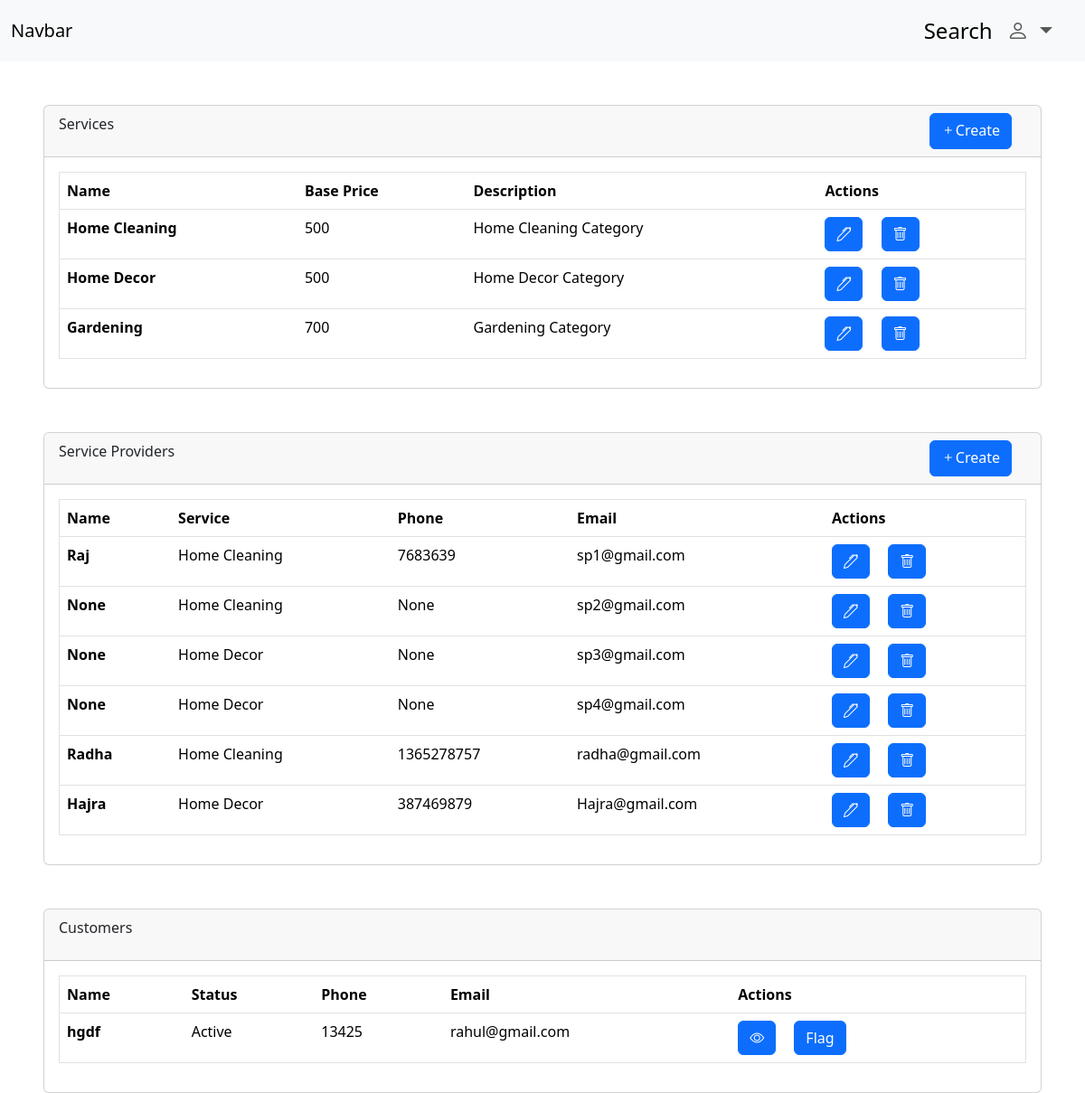
Before: /dashboard/ad (signed in) with the older database file.
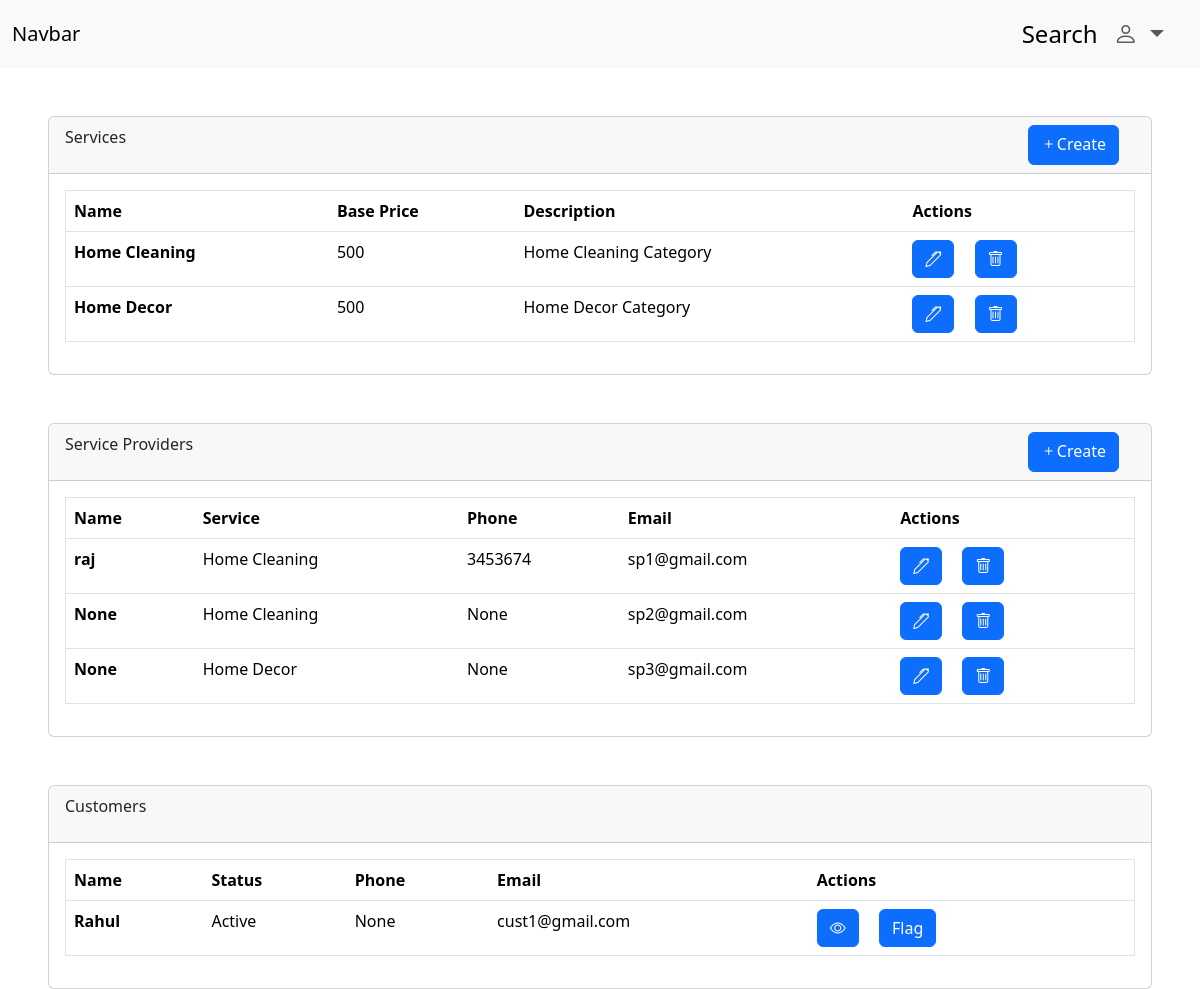
After: the same page with the newer database file.
### backend/models.py (models this page shows, shortened)
class Services(db.Model):
    __tablename__="services"
    id=db.Column(db.Integer, primary_key=True, autoincrement= True)
    name=db.Column(db.String,unique=True)
    baseprice=db.Column(db.Integer)
    description=db.Column(db.String)
    Sproviders=db.relationship("ServiceProvider",backref="service", cascade="all, delete-orphan")

class ServiceProvider(db.Model,UserMixin):
    __tablename__='serviceprovider'
    id=db.Column(db.Integer, primary_key=True, autoincrement= True)
    name=db.Column(db.String,unique=True)
    address=db.Column(db.String)
    email=db.Column(db.String,unique=True)
    password=db.Column(db.String)
    exp=db.Column(db.Integer)
    phone=db.Column(db.String)
    city=db.Column(db.String)
    status=db.Column(db.String)
    servicename=db.Column(db.String,db.ForeignKey("services.name"))
    receive_request=db.relationship("Request",backref="servprovider",cascade="all, delete-orphan")

class Customer(db.Model,UserMixin):
    __tablename__="customer"
    id=db.Column(db.Integer, primary_key=True, autoincrement= True)
    name=db.Column(db.String,unique=True)
    address=db.Column(db.String)
    city=db.Column(db.String)
    email=db.Column(db.String,unique=True)
    password=db.Column(db.String)
    phone=db.Column(db.String)
    status=db.Column(db.String)
    Sent_Request=db.relationship("Request",backref="cust")

### backend/routes.py (the view)
@app.route("/dashboard/ad")
@login_required
def dash_ad():
    if isinstance(current_user,Admin):
        sp=db.session.query(ServiceProvider).all() #<serviceprovider1><serviceprovider2>
        cust=db.session.query(Customer).all()
        services=db.session.query(Services).all()
        return render_template("admin/admindash.html",sps=sp, customers=cust,services=services)
    else:
        return "error"

### app.py (called while the page is built)
def create_app():
    app=Flask(__name__)
    app.config["SQLALCHEMY_DATABASE_URI"]="sqlite:///mydb.sqlite3"
    db.init_app(app)
    app.config["SECRET_KEY"]="mysecretkey"
    loginmanager=LoginManager(app)
    @loginmanager.user_loader
    def load_user(email):
        obj=db.session.query(ServiceProvider).filter_by(email=email).first() or db.session.query(Customer).filter_by(email=email).first() or db.session.query(Admin).filter_by(email=email).first()
        return obj
    app.app_context().push()
    return app

### templates/admin/admindash.html (shortened to what this page needs)
<!DOCTYPE html>
<html lang="en">
<head>
    <link href="https://cdn.jsdelivr.net/npm/bootstrap@5.3.8/dist/css/bootstrap.min.css" rel="stylesheet"
>
    <link rel="stylesheet" href="https://cdn.jsdelivr.net/npm/bootstrap-icons@1.13.1/font/bootstrap-icons.min.css">
</head>
<body>
    <nav class="navbar navbar-expand-lg bg-body-tertiary">
        <div class="container-fluid">
            <a class="navbar-brand" href="#">Navbar</a>
            <div class="collapse navbar-collapse " id="navbarSupportedContent">
                <ul class="navbar-nav ms-auto me-3 fs-4 mb-2 mb-lg-0 ">
                    <li class="nav-item">
                        <a class="nav-link active " aria-current="page" href="/search/admin">Search</a>
                    </li>
                    <li class="nav-item dropdown">
                        <a class="nav-link dropdown-toggle" href="#" role="button" data-bs-toggle="dropdown"
                            aria-expanded="false">
                            <i class="bi bi-person"></i>
                        </a>
                    </li>
                </ul>
            </div>
        </div>
    </nav>
    <div class="card mt-5 ms-5 me-5">
        <div class="card-header d-flex ">
            <p>Services</p>
            <a href="/createservices?action=create" class="btn btn-primary ms-auto me-3"><i
                    class="bi bi-plus"></i>Create</a>
        </div>
        <div class="card-body">
            <table class="table border">
                <thead>
                    <tr>
                        <th scope="col">Name</th>
                        <th scope="col">Base Price</th>
                        <th scope="col">Description</th>
                        <th scope="col">Actions</th>
                    </tr>
                </thead>
                <tbody>
                    {% for s in services %}
                    <tr>
                        <th scope="row">{{s.name}}</th>
                        <td>{{s.baseprice}}</td>
                        <td>{{s.description}}</td>
                        <td>
                            <a href="/createservices?action=edit&id={{s.id}}" class="btn btn-primary ms-auto me-3"><i
                                    class="bi bi-pen"></i></a>
                            <button type="button" class="btn btn-primary" data-bs-toggle="modal"
                                data-bs-target="#exampleModal{{s.id}}">
                                <i class="bi bi-trash"></i>
                            </button>
                        </td>
                    </tr>
                    {% endfor %}
                </tbody>
            </table>
        </div>
    </div>
    <div class="card mt-5 ms-5 me-5">
        <div class="card-header d-flex ">
            <p>Service Providers</p>
            <a href="/manageproviders?action=create" class="btn btn-primary ms-auto me-3"><i
                    class="bi bi-plus"></i>Create</a>
        </div>
        <div class="card-body">
            <table class="table border">
                <thead>
                    <tr>
                        <th scope="col">Name</th>
                        <th scope="col">Service</th>
                        <th scope="col">Phone</th>
                        <th scope="col">Email</th>
                        <th scope="col">Actions</th>
                    </tr>
                </thead>
                <tbody>
                    {% for sp in sps %}
                    <tr>
                        <th scope="row">{{sp.name}}</th>
                        <td>{{sp.servicename}}</td>
                        <td>{{sp.phone}}</td>
                        <td>{{sp.email}}</td>
                        <td>
                            <a href="/manageproviders?action=edit&id={{sp.id}}" class="btn btn-primary ms-auto me-3"><i
                                    class="bi bi-pen"></i></a>
                            <button type="button" class="btn btn-primary" data-bs-toggle="modal"
                                data-bs-target="#exampleModal{{sp.email}}">
                                <i class="bi bi-trash"></i>
                            </button>
                        </td>
                    </tr>
                    {% endfor %}
                </tbody>
            </table>
        </div>
    </div>
    <div class="card mt-5 ms-5 me-5">
        <div class="card-header d-flex ">
            <p>Customers</p>
        </div>
        <div class="card-body">
            <table class="table border">
                <thead>
                    <tr>
                        <th scope="col">Name</th>
                        <th scope="col">Status</th>
                        <th scope="col">Phone</th>
                        <th scope="col">Email</th>
                        <th scope="col">Actions</th>
                    </tr>
                </thead>
                <tbody>
                    {% for c in customers %}
                    <tr>
                        <th scope="row">{{c.name}}</th>
                        <td>{{c.status}}</td>
                        <td>{{c.phone}}</td>
                        <td>{{c.email}}</td>
                        <td>
                            <a href="/viewcusthist?id={{c.id}}" class="btn btn-primary ms-auto me-3"><i class="bi bi-eye"></i></a>
                            <a href="/managecust?action={% if c.status=='Active'%}flag{% else %}unflag{% endif %}&id={{c.id}}" class="btn btn-primary ms-auto me-3">{% if c.status=='Active'%}Flag{% else %}Unflag{% endif %}</a>
                        </td>
                    </tr>
                    {% endfor %}
                </tbody>
            </table>
        </div>
    </div>
</body>
</html>

Changed rows visible on the page:
removed Services: name "Gardening", baseprice "700", description "Gardening Category"
removed ServiceProvider: name "None", servicename "Home Decor", phone "None", email "sp4@gmail.com"
removed ServiceProvider: name "Radha", servicename "Home Cleaning", phone "1365278757", email "radha@gmail.com"
removed ServiceProvider: name "Hajra", servicename "Home Decor", phone "387469879", email "Hajra@gmail.com"
changed ServiceProvider "sp1@gmail.com": name "Raj" → "raj"; phone "7683639" → "3453674"
changed Customer "Active": name "hgdf" → "Rahul"; phone "13425" → "None"; email "rahul@gmail.com" → "cust1@gmail.com"
